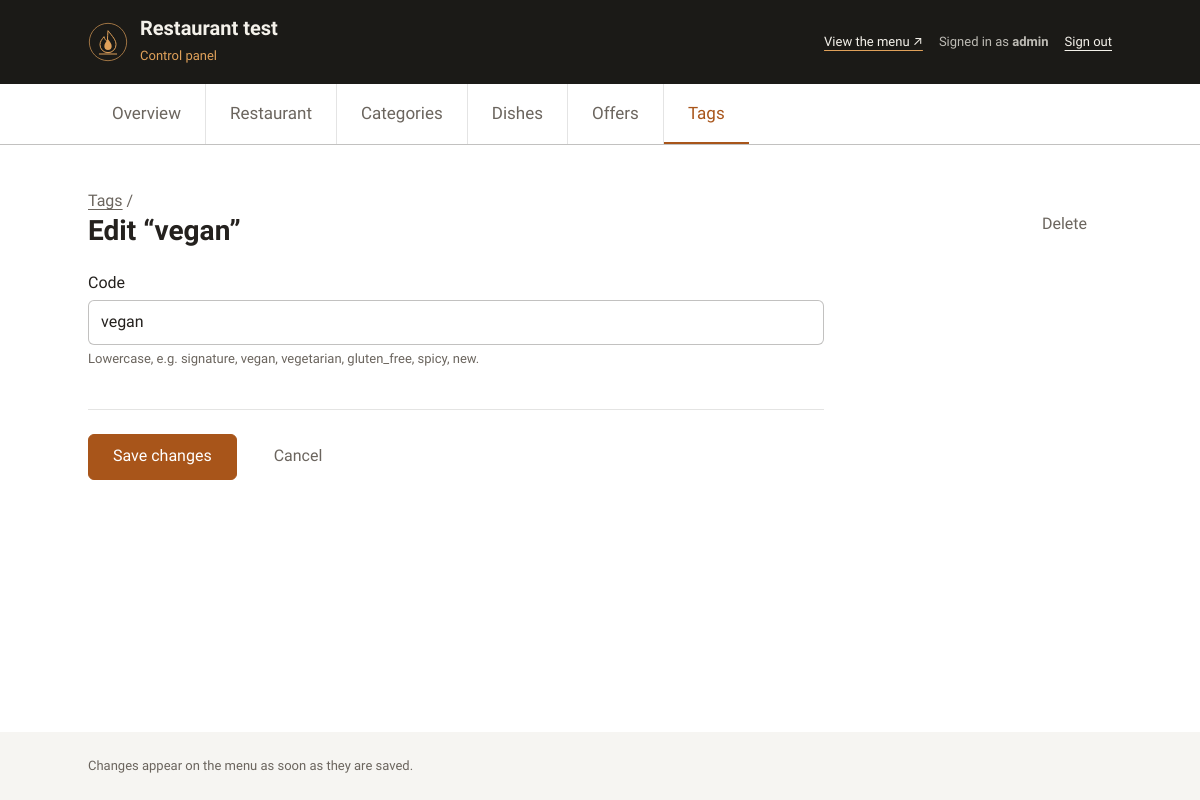
Page /panel/tags/1/ (signed in) on the committed database.
### menu/models.py (models this page shows, shortened)
class Restaurant(models.Model):
    name = models.CharField(max_length=120)
    tagline = models.CharField(max_length=160, blank=True)
    description = models.TextField(blank=True, help_text="One or two sentences.")
    logo = models.FileField(
        upload_to="brand/",
        blank=True,
        validators=[FileExtensionValidator(LOGO_EXTENSIONS)],
        help_text="SVG or transparent PNG, light artwork (it sits on the dark photo).",
    )
    hero_image = models.ImageField(
        upload_to="brand/", blank=True, help_text="Landscape, at least 1920 × 1080."
    )
    currency = models.CharField(
        max_length=3, default="LBP", help_text="ISO 4217 code, e.g. LBP, USD, EUR."
    )
    address = models.CharField(max_length=255, blank=True)
    phone = models.CharField(max_length=40, blank=True)
    email = models.EmailField(blank=True)
    whatsapp_number = models.CharField(
        "WhatsApp number for orders",
        max_length=20,
        blank=True,
        validators=[whatsapp_validator],
        help_text="Digits only, in full international form: 9613000000. Leave empty to turn ordering off.",
    )
    delivery_fee = models.DecimalField(
        max_digits=12,
        decimal_places=2,
        default=0,
        validators=[MinValueValidator(0)],
        help_text="Added to the order when the customer chooses delivery. 0 is shown as “Free”.",
    )
    delivery_enabled = models.BooleanField(
        "home delivery offered", default=True, help_text="Off removes the delivery choice from the cart."
    )
    pickup_enabled = models.BooleanField(
        "pickup offered", default=True, help_text="Off removes the pickup choice from the cart."
    )
    reservation_enabled = models.BooleanField(
        "table reservation offered",
        default=True,
        help_text="Off removes the table reservation choice from the cart.",
    )
    delivery_note = models.CharField(
        max_length=160,
        blank=True,
        help_text="Shown under the delivery choice, e.g. “Delivery inside Chhim only”.",
    )
    @classmethod
    def load(cls):
        return cls.objects.filter(pk=1).first()

class Tag(models.Model):
    code = models.SlugField(
        unique=True,
        help_text="Lowercase, e.g. signature, vegan, vegetarian, gluten_free, spicy, new.",
    )
    class Meta:
        ordering = ["code"]

### dashboard/views.py (the view)
# urls.py: path("tags/<int:pk>/", views.TagUpdateView.as_view(), name="tag_update"),
class TagUpdateView(TagMixin, SuccessMessageMixin, UpdateView):
    template_name = "dashboard/tag_form.html"

### dashboard/forms.py (shortened to what this page needs)
class TagForm(PanelFormMixin, forms.ModelForm):
    class Meta:
        model = Tag
        fields = ["code"]

### dashboard/context_processors.py (called while the page is built)
def panel(request):
    if not request.path.startswith("/panel/"):
        return {}
    return {
        "panel_restaurant": Restaurant.load(),
        "menu_site_url": settings.MENU_SITE_URL,
    }

### dashboard/templatetags/panel_tags.py (called while the page is built)
@register.filter
def is_checkbox(field):
    return isinstance(field.field.widget, forms.CheckboxInput)

@register.filter
def is_multi_checkbox(field):
    return isinstance(field.field.widget, forms.CheckboxSelectMultiple)

@register.filter
def is_file(field):
    return isinstance(field.field.widget, forms.ClearableFileInput)

### dashboard/views.py (called while the page is built)
    def test_func(self):
        user = self.request.user
        return user.is_active and user.is_staff

### dashboard/templates/dashboard/tag_form.html (shortened to what this page needs)
{% extends "dashboard/base.html" %}
{% block content %}
<div class="page-head">
  <div>
    <p class="page-head__lead"><a href="{% url 'dashboard:tag_list' %}">Tags</a> /</p>
    <h1 class="page-head__title">{% if object %}Edit “{{ object.code }}”{% else %}Add a tag{% endif %}</h1>
  </div>
  {% if object %}<a class="button button--quiet" href="{% url 'dashboard:tag_delete' object.pk %}">Delete</a>{% endif %}
</div>
<form class="form" method="post" novalidate>
  <div class="fieldset">
    {% include "dashboard/_field.html" with field=form.code %}
  </div>
  <div class="form-actions">
    <button class="button button--primary" type="submit">{% if object %}Save changes{% else %}Add the tag{% endif %}</button>
    <a class="button button--quiet" href="{% url 'dashboard:tag_list' %}">Cancel</a>
  </div>
</form>
{% endblock %}

### dashboard/templates/dashboard/base.html (shortened to what this page needs)
{% load static %}<!doctype html>
<html lang="en" dir="ltr">
<head>
  <link rel="stylesheet" href="{% static 'dashboard/css/panel.css' %}">
</head>
<body>
{% block body %}
  <header class="panel-header">
    <div class="wrap panel-header__inner">
      <a class="brand" href="{% url 'dashboard:overview' %}">
        <img class="brand__logo" src="{% if panel_restaurant.logo %}{{ panel_restaurant.logo.url }}{% else %}{% static 'dashboard/img/logo.svg' %}{% endif %}" alt="">
        <span>
          <span class="brand__name">{{ panel_restaurant.name|default:"Menu" }}</span><br>
          <span class="brand__sub">Control panel</span>
        </span>
      </a>
      <div class="account">
        <a href="{{ menu_site_url }}" target="_blank" rel="noopener">View the menu ↗</a>
        <span>Signed in as <strong>{{ user.get_username }}</strong></span>
        <form method="post" action="{% url 'dashboard:logout' %}">
          <button class="link-button" type="submit">Sign out</button>
        </form>
      </div>
    </div>
  </header>
  {% with section=view.section %}
  <nav class="panel-nav" aria-label="Panel sections">
    <ul class="tabs" role="list">
      <li class="tabs__item"><a class="tabs__link" href="{% url 'dashboard:overview' %}"{% if section == 'overview' %} aria-current="page"{% endif %}>Overview</a></li>
      <li class="tabs__item"><a class="tabs__link" href="{% url 'dashboard:restaurant' %}"{% if section == 'restaurant' %} aria-current="page"{% endif %}>Restaurant</a></li>
      <li class="tabs__item"><a class="tabs__link" href="{% url 'dashboard:category_list' %}"{% if section == 'categories' %} aria-current="page"{% endif %}>Categories</a></li>
      <li class="tabs__item"><a class="tabs__link" href="{% url 'dashboard:dish_list' %}"{% if section == 'dishes' %} aria-current="page"{% endif %}>Dishes</a></li>
      <li class="tabs__item"><a class="tabs__link" href="{% url 'dashboard:offer_list' %}"{% if section == 'offers' %} aria-current="page"{% endif %}>Offers</a></li>
      <li class="tabs__item"><a class="tabs__link" href="{% url 'dashboard:tag_list' %}"{% if section == 'tags' %} aria-current="page"{% endif %}>Tags</a></li>
    </ul>
  </nav>
  {% endwith %}
  <main class="panel" id="content" tabindex="-1">
    <div class="wrap">
      {% block content %}{% endblock %}
    </div>
  </main>
  <footer class="panel-footer">
    <div class="wrap">Changes appear on the menu as soon as they are saved.</div>
  </footer>
{% endblock %}
</body>
</html>

### dashboard/templates/dashboard/_field.html (shortened to what this page needs)
{% load panel_tags %}
{% if field|is_checkbox %}
  <div class="field{% if field.errors %} field--invalid{% endif %}">
    <label class="check">
      {{ field }}
      <span class="check__text">
        <span class="field__label">{{ field.label|capfirst }}</span>
        {% if field.help_text %}<span class="field__help">{{ field.help_text }}</span>{% endif %}
      </span>
    </label>
    {% if field.errors %}<ul class="field__errors">{% for error in field.errors %}<li>{{ error }}</li>{% endfor %}</ul>{% endif %}
  </div>
{% else %}
  <div class="field{% if field.errors %} field--invalid{% endif %}">
    <label class="field__label" for="{{ field.id_for_label }}">
      {{ field.label|capfirst }}{% if not field.field.required %} <span class="field__optional">(optional)</span>{% endif %}
    </label>
    {% if field|is_file %}
      <div class="upload">
        <img class="upload__preview{% if contain %} upload__preview--contain{% endif %}" alt=""
             {% if field.value and field.value.url %}src="{{ field.value.url }}"{% else %}hidden{% endif %}>
        <div class="upload__controls">{{ field }}</div>
      </div>
    {% else %}
      {{ field }}
    {% endif %}
    {% if field.help_text %}<span class="field__help">{{ field.help_text }}</span>{% endif %}
  </div>
{% endif %}

### dashboard/static/dashboard/css/panel.css (style rules this page uses)
:root { --panel-max: 64rem; --color-danger: #a12a1f; --color-danger-soft: #fbeceb; --color-success: #2f6b3a; --color-success-soft: #e9f3ea; }
body { display: flex; flex-direction: column; background: var(--color-bg); }
.wrap { width: min(100% - 2 * var(--gutter), var(--panel-max)); margin-inline: auto; }
.panel-header { background: var(--dark); color: var(--dark-text); }
.panel-header__inner { display: flex; flex-wrap: wrap; align-items: center; justify-content: space-between; gap: var(--space-s) var(--space-l); padding-block: var(--space-m); }
.brand { display: flex; align-items: center; gap: var(--space-s); color: inherit; text-decoration: none; }
.brand__logo { width: 2.5rem; height: 2.5rem; object-fit: contain; }
.brand__name { font-size: var(--step-2); font-weight: 600; line-height: 1.2; }
.brand__sub { font-size: var(--step--1); color: #e0a15a; }
.account { display: flex; flex-wrap: wrap; align-items: center; gap: var(--space-xs) var(--space-m); font-size: var(--step--1); color: rgb(244 241 234 / 0.75); }
.account a, .link-button { color: var(--dark-text); text-underline-offset: 0.3em; text-decoration-color: #e0a15a; }
.link-button { padding: 0; border: 0; background: none; font: inherit; text-decoration: underline; text-decoration-thickness: 1px; }
.panel-nav { position: sticky; top: 0; z-index: 20; background: var(--color-bg); border-block-end: 1px solid var(--color-line-strong); }
.panel-nav ul.tabs { width: min(100% - 2 * var(--gutter), var(--panel-max)); }
main.panel { flex: 1; padding-block: var(--space-xl) var(--space-2xl); }
.page-head { display: flex; flex-wrap: wrap; align-items: end; justify-content: space-between; gap: var(--space-m); margin-block-end: var(--space-l); }
.page-head__title { font-size: var(--step-3); }
.page-head__lead { margin-block-start: var(--space-2xs); color: var(--color-text-muted); }
.button--primary { border-color: var(--color-accent); background: var(--color-accent); color: #fff; }
.button--quiet { border-color: transparent; color: var(--color-text-muted); }
.form { display: grid; gap: var(--space-xl); max-width: 46rem; }
.fieldset { display: grid; gap: var(--space-l); margin: 0; padding: 0; border: 0; }
.field { display: grid; gap: var(--space-2xs); align-content: start; }
.field__label { font-weight: 500; }
.field__help { font-size: var(--step--1); color: var(--color-text-muted); }
.input { width: 100%; min-height: 2.75rem; padding: 0.55rem 0.75rem; border: 1px solid var(--color-line-strong); border-radius: var(--radius-s); background: var(--color-bg); transition: border-color var(--duration-fast) ease, box-shadow var(--duration-fast) ease; }
.form-actions { display: flex; flex-wrap: wrap; gap: var(--space-s); padding-block-start: var(--space-l); border-block-start: 1px solid var(--color-line); }
.panel-footer { padding-block: var(--space-l); background: var(--color-surface); font-size: var(--step--1); color: var(--color-text-muted); }

### dashboard/static/dashboard/css/base/tokens.css (style rules this page uses)
:root { color-scheme: light; --color-bg: #ffffff; --color-surface: #f6f5f2; --color-text: #24211e; --color-text-muted: #6b655e; --color-accent: #a8551a; --color-accent-soft: #f6ede3; --color-line: rgb(36 33 30 / 0.12); --color-line-strong: rgb(36 33 30 / 0.28); --color-skeleton: rgb(36 33 30 / 0.08); --color-skeleton-shine: rgb(255 255 255 / 0.65); --color-backdrop: rgb(27 26 23 / 0.55); --color-focus: #a8551a; --dark: #1b1a17; --dark-text: #f4f1ea; --font-body: "IBM Plex Sans Arabic", system-ui, -apple-system, "Segoe UI", sans-serif; --step--1: 0.8125rem; --step-0: 1rem; --step-1: 1.0625rem; --step-2: 1.25rem; --step-3: 1.75rem; --step-hero: clamp(2.75rem, 1.6rem + 4.5vw, 4.5rem); --space-2xs: 0.25rem; --space-xs: 0.5rem; --space-s: 0.75rem; --space-m: 1rem; --space-l: 1.5rem; --space-xl: 2.5rem; --space-2xl: 4rem; --gutter: clamp(1rem, 0.5rem + 2vw, 2rem); --content-max: 46rem; --radius-s: 6px; --radius-m: 12px; --ease-out: cubic-bezier(0.22, 1, 0.36, 1); --duration-fast: 150ms; --duration-base: 300ms; }

### dashboard/static/dashboard/css/base/typography.css (style rules this page uses)
body { font-family: var(--font-body); font-size: var(--step-0); line-height: 1.55; -webkit-font-smoothing: antialiased; }
h1, h2, h3 { font-weight: 600; line-height: 1.2; text-wrap: balance; }
p { text-wrap: pretty; }

### rows in the picture
Restaurant: logo (picture), name "Restaurant test"
Tag: code "vegan"

### other values in the picture
{{ user.get_username }} "admin"
{{ field.label|capfirst }} "Code"
{{ field.help_text }} "Lowercase, e.g. signature, vegan, vegetarian, gluten_free, spicy, new."
